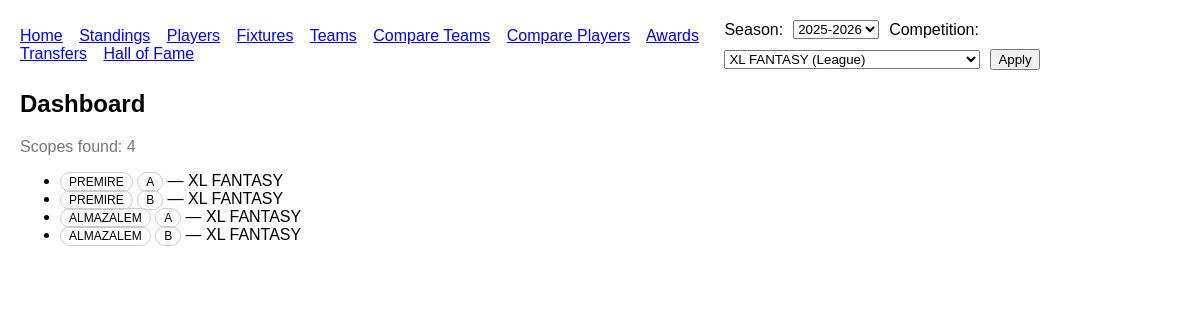
The page / on the database its author committed.
### league/models.py (models this page shows, shortened)
class Scope(models.Model):
    season = models.ForeignKey(Season, on_delete=models.CASCADE, related_name="scopes")
    competition = models.ForeignKey(Competition, on_delete=models.CASCADE, related_name="scopes")
    division = models.ForeignKey(Division, on_delete=models.CASCADE, related_name="scopes")
    group = models.ForeignKey(Group, on_delete=models.CASCADE, related_name="scopes")
    class Meta:
        unique_together = [("season", "competition", "division", "group")]
        ordering = ["-season__start_date", "competition__comp_type", "division__order", "group__order"]

class Division(models.Model):
    name = models.CharField(max_length=50, unique=True)  # Premier / Second
    order = models.PositiveIntegerField(default=1)
    class Meta:
        ordering = ["order", "name"]

class Group(models.Model):
    name = models.CharField(max_length=20, unique=True)  # Group A / Group B
    order = models.PositiveIntegerField(default=1)
    class Meta:
        ordering = ["order", "name"]

class Competition(models.Model):
    LEAGUE = "LEAGUE"
    CUP = "CUP"
    SUPER_CUP = "SUPER_CUP"
    COMP_TYPES = [
        (LEAGUE, "League"),
        (CUP, "Cup"),
        (SUPER_CUP, "Super Cup"),
    ]
    name = models.CharField(max_length=60)
    comp_type = models.CharField(max_length=20, choices=COMP_TYPES)
    class Meta:
        unique_together = [("name", "comp_type")]
        ordering = ["comp_type", "name"]
    def __str__(self) -> str:
        return f"{self.name} ({self.get_comp_type_display()})"

### league/views.py (the view)
# urls.py: path("", views.home, name="home"),
def home(request):
    season, comp, seasons, competitions = _active_season_competition(request)
    scopes = []
    if season and comp:
        scopes = list(
            Scope.objects.filter(season=season, competition=comp)
            .select_related("season", "competition", "division", "group")
            .order_by("division__order", "group__order")
        )
    context = {
        "season": season,
        "competition": comp,
        "seasons": seasons,
        "competitions": competitions,
        "scopes": scopes,
    }
    return render(request, "league/home.html", context)

### league/templates/league/home.html (shortened to what this page needs)
{% extends "league/base.html" %}
{% block content %}
<h2>Dashboard</h2>
{% if scopes %}
  <p class="muted">Scopes found: {{ scopes|length }}</p>
  <ul>
    {% for sc in scopes %}
      <li><span class="badge">{{ sc.division.name }}</span> <span class="badge">{{ sc.group.name }}</span> — {{ sc.competition.name }}</li>
    {% endfor %}
  </ul>
{% else %}
  <p class="muted">No scopes for the selected season/competition. Create scopes in Admin.</p>
{% endif %}
{% endblock %}

### league/templates/league/base.html (style rules this page uses)
body { font-family: Arial, sans-serif; margin: 20px; }
.badge { padding:2px 8px; border:1px solid #ccc; border-radius: 10px; font-size: 12px; }
.muted { color:#777; }

### rows shown on the page
Scope: division.name "PREMIRE", group.name "A", competition.name "XL FANTASY"
Scope: division.name "PREMIRE", group.name "B", competition.name "XL FANTASY"
Scope: division.name "ALMAZALEM", group.name "A", competition.name "XL FANTASY"
Scope: division.name "ALMAZALEM", group.name "B", competition.name "XL FANTASY"

### other values the page prints
{{ scopes|length }} "4"
form field season "2025-2026"
form field competition "XL FANTASY (League)"
